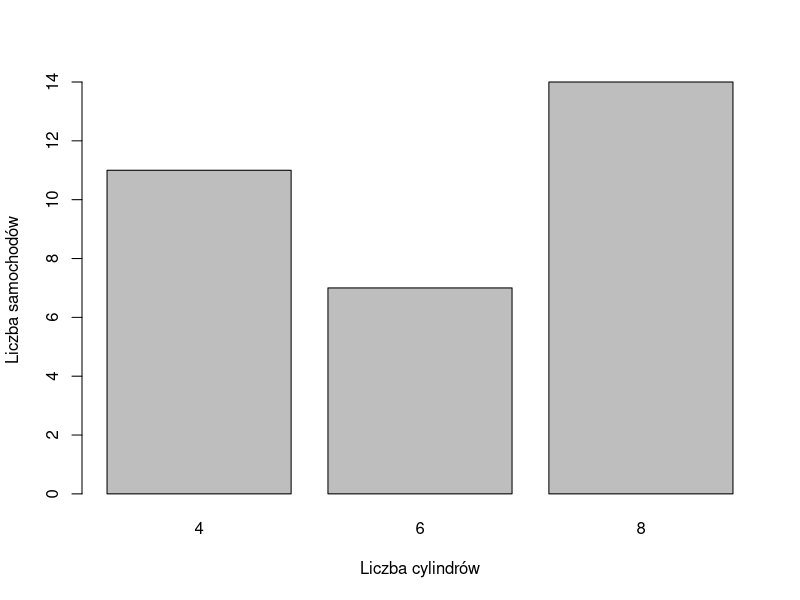
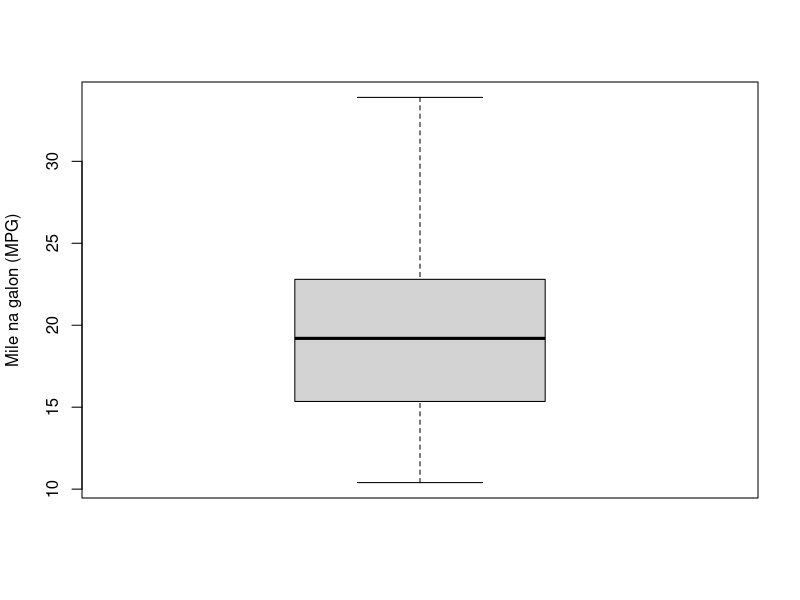
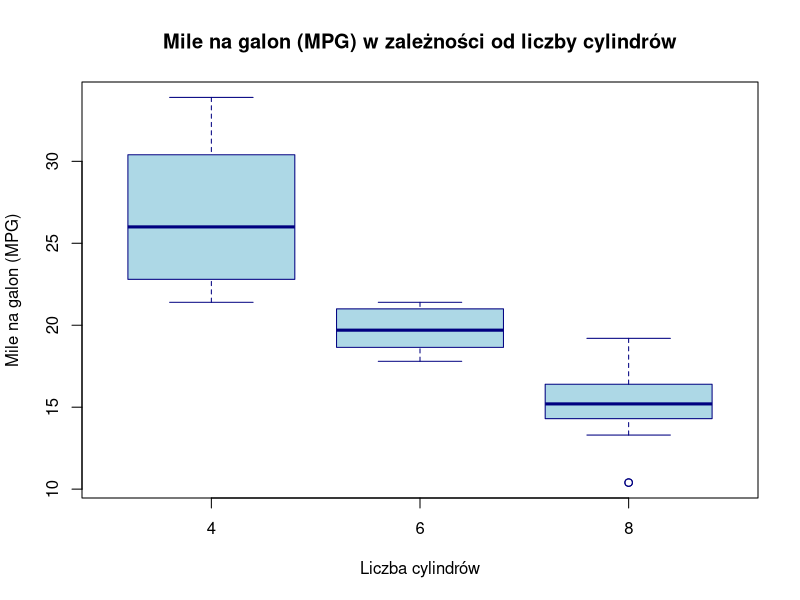
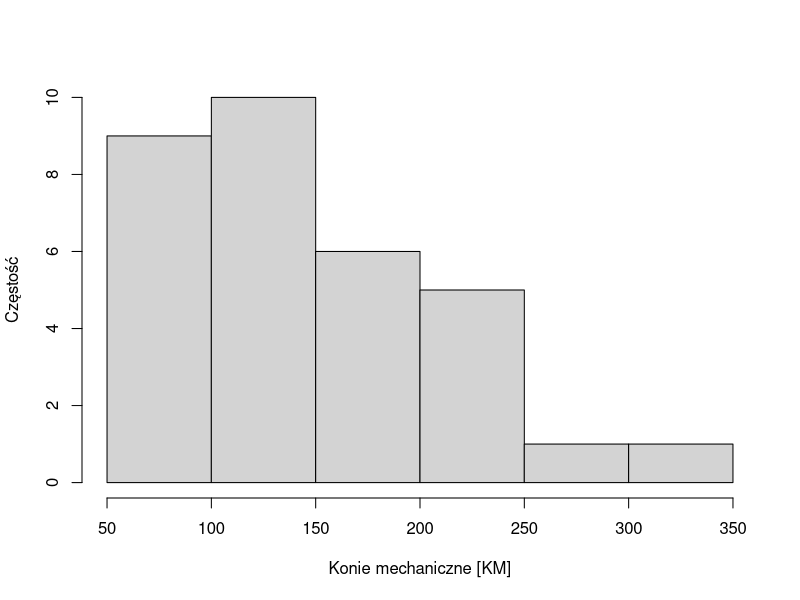
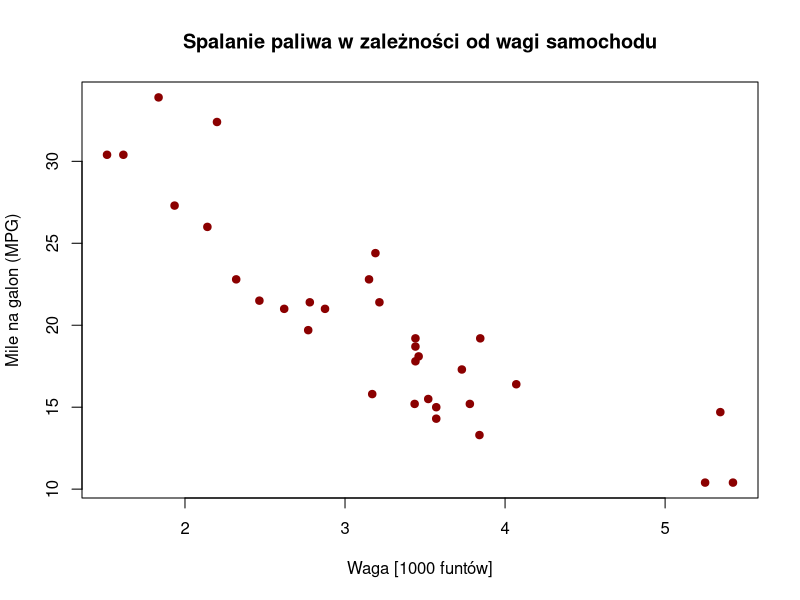
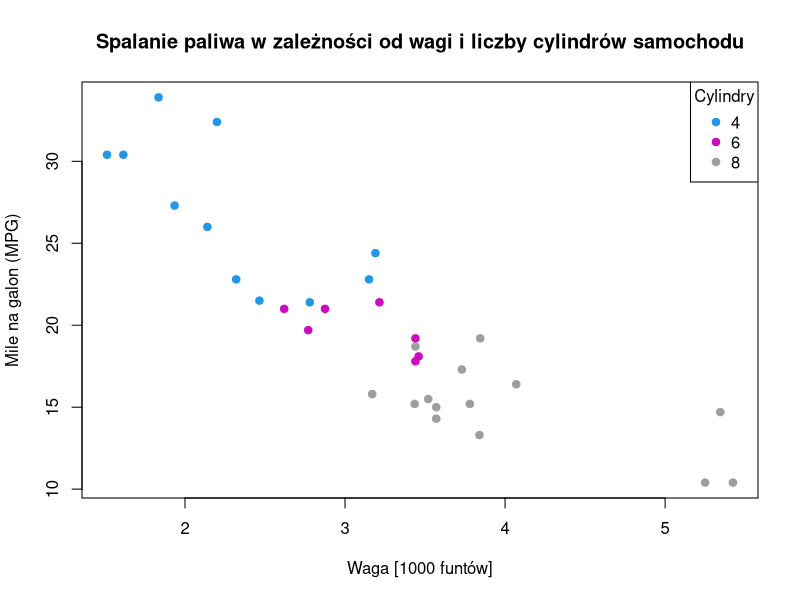

Write the R code that produced these figures, in order.
## ---- chunk 1
x = 10           # liczba
imie = "Tomek"   # tekst
## ---- chunk 2
x
print(imie)
## ---- chunk 3
typeof(10.1)
typeof(10)
typeof("Tomek")
typeof(TRUE)
## ---- chunk 4
typeof(10L)
## ---- chunk 5
# stworzenie wektora liczbowego
vec = c(1, 2, 3, 4, 5)
vec
## ---- chunk 6
vec = 1:5
vec
## ---- chunk 7
# stworzenie wektora tekstowego
vec = c("a", "b", "c", "d", "e")
vec
## ---- chunk 8
# selekcja poprzez indeks
vec[3]
vec[1:3]
vec[-5]
## ---- chunk 9
fct = factor(c("Drzewo", "Skała", "Budynek", "Drzewo", "Drzewo"))

length(fct)  # liczba wszystkich elementów w wektorze
nlevels(fct) # liczba kategorii
levels(fct)  # wyświetl kategorie
## ---- chunk 10
mat = matrix(1:9, ncol = 3)
mat
## ---- chunk 11
# selekcja pierwszego wiersza
mat[1, ]

# selekcja pierwszej kolumny
mat[, 1]
## ---- chunk 12
lst = list(imie = "Ania", wiek = 25, oceny = c(4, 4, 5), czy_student = TRUE)
lst
## ---- chunk 13
lst$imie

lst["oceny"]   # zwrócona jest lista

lst[["oceny"]] # zwrócony jest wektor
## ---- chunk 14
lst = list(
  osoba1 = list(imie = "Ania", wiek = 25),
  osoba2 = list(imie = "Andrzej", wiek = 30)
)

lst$osoba1$wiek # wiek pierwszej osoby
## ---- chunk 15
df = data.frame(
  imie = c("Ania", "Andrzej"), 
  wiek = c(25, 30),
  miasto = c("Warszawa", "Kraków")
)
df
## ---- chunk 16
df$imie

df$imie[1]

df[1, 1]

df[df$wiek == 25, "imie"]
## ---- chunk 17
a = 10
b = 3
## ---- chunk 18
a + b
a - b
a * b
a / b
a %% b
a ^ b
## ---- chunk 19
a = 10
b = 3
## ---- chunk 20
a == b
a != b
a < b
a > b
## ---- chunk 21
vec = c(1, 2, 3, 4, 5)
vec

# zwraca wartość logiczną dla każdego elementu
vec >= 3

# zwraca tylko te elementy, które spełniają warunek
vec[vec >= 3]
## ---- chunk 22
a = 10
a > 0 & a < 100
## ---- chunk 23
TRUE & FALSE
TRUE | FALSE
## ---- chunk 24
# wylosuj 5 liczb z zakresu od 1 do 10
sample(1:10, size = 5)

# stwórz sekwencję liczb od 1 do 10
seq(1, 10, by = 1)

# wylosuj 5 liczb (rozkład normalny)
rnorm(5)

# wylosuj 5 liczb (rozkład jednostajny)
runif(5)

# powtórz cały wektor 3 razy
rep(c(1, 2), times = 3)

# powtórz każdy element 3 razy
rep(c(1, 2), each = 3)

# odwróć kolejność
rev(c("a", "b", "c"))

# sortuj elementy wektora
sort(c(4, 1, 3, 2), decreasing = FALSE)

# zaokrąglij liczbę do części setnej
round(1.1833, digits = 2)
## ---- chunk 25
# wczytanie danych do sesji
mtcars = mtcars

# struktura danych
str(mtcars)
## ---- chunk 26
# zlicz wystąpienia dla każdego cylindra (grupy)
cyl_counts = table(mtcars$cyl)
cyl_counts
## ---- chunk 27
barplot(cyl_counts, xlab = "Liczba cylindrów", ylab = "Liczba samochodów")
## ---- chunk 28
boxplot(mtcars$mpg, ylab = "Mile na galon (MPG)")
## ---- chunk 29
boxplot(mpg ~ cyl, data = mtcars,
        main = "Mile na galon (MPG) w zależności od liczby cylindrów",
        xlab = "Liczba cylindrów",
        ylab = "Mile na galon (MPG)",
        col = "lightblue",
        border = "navy")
## ---- chunk 30
hist(mtcars$hp, xlab = "Konie mechaniczne [KM]", ylab = "Częstość", main = NULL)
## ---- chunk 31
plot(mtcars$wt, mtcars$mpg, 
     main = "Spalanie paliwa w zależności od wagi samochodu",
     xlab = "Waga [1000 funtów]",
     ylab = "Mile na galon (MPG)",
     pch = 19, # kształt punktu
     col = "darkred")
## ---- chunk 32
plot(mtcars$wt, mtcars$mpg, 
     main = "Spalanie paliwa w zależności od wagi i liczby cylindrów samochodu",
     xlab = "Waga [1000 funtów]",
     ylab = "Mile na galon (MPG)",
     pch = 19,
     col = mtcars$cyl)

legend("topright",
       legend = sort(unique(mtcars$cyl)),
       col = sort(unique(mtcars$cyl)),
       pch = 19,
       title = "Cylindry")
